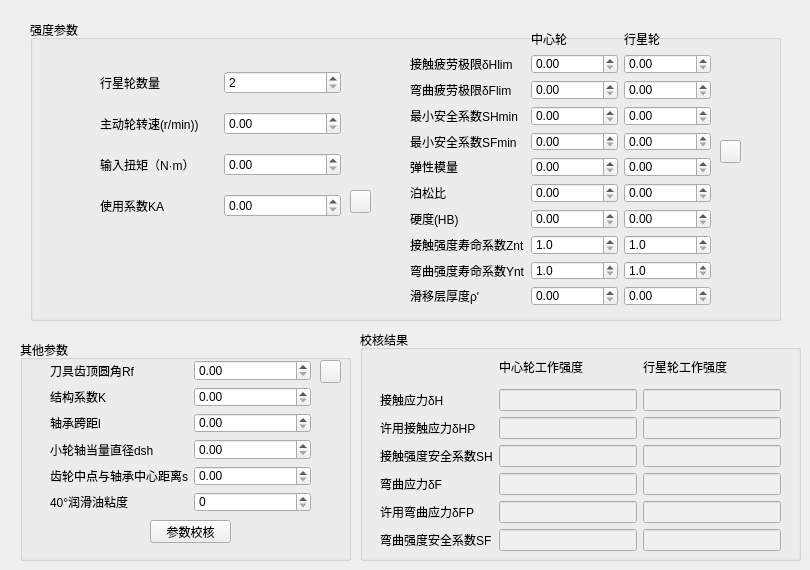
    <widget class="QWidget" name="tab_first_check">
     <attribute name="icon">
      <iconset>
       <normaloff>icons/advancedsettings.ico</normaloff>icons/advancedsettings.ico</iconset>
     </attribute>
     <attribute name="title">
      <string>一级渐开线齿轮 校核</string>
     </attribute>
     <widget class="QGroupBox" name="groupBox_3">
      <property name="geometry">
       <rect>
        <x>30</x>
        <y>20</y>
        <width>751</width>
        <height>301</height>
       </rect>
      </property>
      <property name="title">
       <string>强度参数</string>
      </property>
      <widget class="QWidget" name="gridLayoutWidget_7">
       <property name="geometry">
        <rect>
         <x>70</x>
         <y>39</y>
         <width>241</width>
         <height>171</height>
        </rect>
       </property>
       <layout class="QGridLayout" name="gridLayout_7">
        <item row="2" column="0">
         <widget class="QLabel" name="label_43">
          <property name="text">
           <string>输入扭矩（N·m）</string>
          </property>
         </widget>
        </item>
        <item row="1" column="1">
         <widget class="QDoubleSpinBox" name="doubleSpinBox_first_rpm"/>
        </item>
        <item row="1" column="0">
         <widget class="QLabel" name="label_8">
          <property name="text">
           <string>主动轮转速(r/min))</string>
          </property>
         </widget>
        </item>
        <item row="2" column="1">
         <widget class="QDoubleSpinBox" name="doubleSpinBox_first_torsion"/>
        </item>
        <item row="3" column="0">
         <widget class="QLabel" name="label_44">
          <property name="text">
           <string>使用系数KA</string>
          </property>
         </widget>
        </item>
        <item row="3" column="1">
         <widget class="QDoubleSpinBox" name="doubleSpinBox_first_ka"/>
        </item>
        <item row="0" column="0">
         <widget class="QLabel" name="label_51">
          <property name="text">
           <string>行星轮数量</string>
          </property>
         </widget>
        </item>
        <item row="0" column="1">
         <widget class="QSpinBox" name="spinBox_planetary_wheel">
          <property name="minimum">
           <number>2</number>
          </property>
          <property name="maximum">
           <number>3</number>
          </property>
         </widget>
        </item>
       </layout>
      </widget>
      <widget class="QPushButton" name="pushButton_first_ka">
       <property name="geometry">
        <rect>
         <x>320</x>
         <y>170</y>
         <width>21</width>
         <height>23</height>
        </rect>
       </property>
       <property name="text">
        <string/>
       </property>
       <property name="icon">
        <iconset>
         <normaloff>icons/exclamation_mark.png</normaloff>icons/exclamation_mark.png</iconset>
       </property>
      </widget>
      <widget class="QWidget" name="gridLayoutWidget_8">
       <property name="geometry">
        <rect>
         <x>380</x>
         <y>10</y>
         <width>301</width>
         <height>276</height>
        </rect>
       </property>
       <layout class="QGridLayout" name="gridLayout_8">
        <item row="0" column="0">
         <widget class="QLabel" name="label_45">
          <property name="text">
           <string/>
          </property>
         </widget>
        </item>
        <item row="0" column="1">
         <widget class="QLabel" name="label_46">
          <property name="text">
           <string>中心轮</string>
          </property>
         </widget>
        </item>
        <item row="3" column="1">
         <widget class="QDoubleSpinBox" name="doubleSpinBox_s_hmin1"/>
        </item>
        <item row="5" column="1">
         <widget class="QDoubleSpinBox" name="doubleSpinBox_e1"/>
        </item>
        <item row="6" column="1">
         <widget class="QDoubleSpinBox" name="doubleSpinBox_nu1"/>
        </item>
        <item row="5" column="0">
         <widget class="QLabel" name="label_56">
          <property name="text">
           <string>弹性模量</string>
          </property>
         </widget>
        </item>
        <item row="1" column="0">
         <widget class="QLabel" name="label_48">
          <property name="text">
           <string>接触疲劳极限δHlim</string>
          </property>
         </widget>
        </item>
        <item row="2" column="1">
         <widget class="QDoubleSpinBox" name="doubleSpinBox_delta_flim1"/>
        </item>
        <item row="2" column="0">
         <widget class="QLabel" name="label_49">
          <property name="text">
           <string>弯曲疲劳极限δFlim</string>
          </property>
         </widget>
        </item>
        <item row="6" column="2">
         <widget class="QDoubleSpinBox" name="doubleSpinBox_nu2"/>
        </item>
        <item row="7" column="2">
         <widget class="QDoubleSpinBox" name="doubleSpinBox_hb2"/>
        </item>
        <item row="8" column="1">
         <widget class="QDoubleSpinBox" name="doubleSpinBox_z_nt1">
          <property name="decimals">
           <number>1</number>
          </property>
          <property name="minimum">
           <double>1.000000000000000</double>
          </property>
          <property name="maximum">
           <double>3.000000000000000</double>
          </property>
         </widget>
        </item>
        <item row="6" column="0">
         <widget class="QLabel" name="label_57">
          <property name="text">
           <string>泊松比</string>
          </property>
         </widget>
        </item>
        <item row="8" column="2">
         <widget class="QDoubleSpinBox" name="doubleSpinBox_z_nt2">
          <property name="decimals">
           <number>1</number>
          </property>
          <property name="minimum">
           <double>1.000000000000000</double>
          </property>
          <property name="maximum">
           <double>3.000000000000000</double>
          </property>
         </widget>
        </item>
        <item row="3" column="2">
         <widget class="QDoubleSpinBox" name="doubleSpinBox_s_hmin2"/>
        </item>
        <item row="8" column="0">
         <widget class="QLabel" name="label_60">
          <property name="text">
           <string>接触强度寿命系数Znt</string>
          </property>
         </widget>
        </item>
        <item row="7" column="0">
         <widget class="QLabel" name="label_59">
          <property name="text">
           <string>硬度(HB)</string>
          </property>
         </widget>
        </item>
        <item row="1" column="2">
         <widget class="QDoubleSpinBox" name="doubleSpinBox_delta_hlim2"/>
        </item>
        <item row="2" column="2">
         <widget class="QDoubleSpinBox" name="doubleSpinBox_doubleSpinBox_delta_flim2"/>
        </item>
        <item row="0" column="2">
         <widget class="QLabel" name="label_47">
          <property name="text">
           <string>行星轮</string>
          </property>
         </widget>
        </item>
        <item row="7" column="1">
         <widget class="QDoubleSpinBox" name="doubleSpinBox_hb1"/>
        </item>
        <item row="5" column="2">
         <widget class="QDoubleSpinBox" name="doubleSpinBox_e2"/>
        </item>
        <item row="1" column="1">
         <widget class="QDoubleSpinBox" name="doubleSpinBox_delta_hlim1"/>
        </item>
        <item row="3" column="0">
         <widget class="QLabel" name="label_58">
          <property name="text">
           <string>最小安全系数SHmin</string>
          </property>
         </widget>
        </item>
        <item row="4" column="1">
         <widget class="QDoubleSpinBox" name="doubleSpinBox_s_fmin1"/>
        </item>
        <item row="4" column="0">
         <widget class="QLabel" name="label_62">
          <property name="text">
           <string>最小安全系数SFmin</string>
          </property>
         </widget>
        </item>
        <item row="4" column="2">
         <widget class="QDoubleSpinBox" name="doubleSpinBox_s_fmin2"/>
        </item>
        <item row="9" column="2">
         <widget class="QDoubleSpinBox" name="doubleSpinBox__y_nt2">
          <property name="decimals">
           <number>1</number>
          </property>
          <property name="minimum">
           <double>1.000000000000000</double>
          </property>
          <property name="maximum">
           <double>3.000000000000000</double>
          </property>
         </widget>
        </item>
        <item row="9" column="0">
         <widget class="QLabel" name="label_63">
          <property name="text">
           <string>弯曲强度寿命系数Ynt</string>
          </property>
         </widget>
        </item>
        <item row="9" column="1">
         <widget class="QDoubleSpinBox" name="doubleSpinBox_y_nt1">
          <property name="decimals">
           <number>1</number>
          </property>
          <property name="minimum">
           <double>1.000000000000000</double>
          </property>
          <property name="maximum">
           <double>3.000000000000000</double>
          </property>
         </widget>
        </item>
        <item row="10" column="0">
         <widget class="QLabel" name="label_64">
          <property name="text">
           <string>滑移层厚度ρ'</string>
          </property>
         </widget>
        </item>
        <item row="10" column="1">
         <widget class="QDoubleSpinBox" name="doubleSpinBox_rho_pie1">
          <property name="maximum">
           <double>1.000000000000000</double>
          </property>
         </widget>
        </item>
        <item row="10" column="2">
         <widget class="QDoubleSpinBox" name="doubleSpinBox_rho_pie2">
          <property name="maximum">
           <double>1.000000000000000</double>
          </property>
         </widget>
        </item>
       </layout>
      </widget>
      <widget class="QPushButton" name="pushButton_2">
       <property name="geometry">
        <rect>
         <x>690</x>
         <y>120</y>
         <width>21</width>
         <height>23</height>
        </rect>
       </property>
       <property name="text">
        <string/>
       </property>
       <property name="icon">
        <iconset>
         <normaloff>icons/exclamation_mark.png</normaloff>icons/exclamation_mark.png</iconset>
       </property>
      </widget>
     </widget>
     <widget class="QGroupBox" name="groupBox_7">
      <property name="geometry">
       <rect>
        <x>360</x>
        <y>330</y>
        <width>441</width>
        <height>231</height>
       </rect>
      </property>
      <property name="title">
       <string>校核结果</string>
      </property>
      <widget class="QWidget" name="gridLayoutWidget_6">
       <property name="geometry">
        <rect>
         <x>20</x>
         <y>20</y>
         <width>401</width>
         <height>201</height>
        </rect>
       </property>
       <layout class="QGridLayout" name="gridLayout_6">
        <item row="6" column="1">
         <widget class="QLineEdit" name="lineEdit_sf_1">
          <property name="enabled">
           <bool>false</bool>
          </property>
         </widget>
        </item>
        <item row="6" column="2">
         <widget class="QLineEdit" name="lineEdit_sf_2">
          <property name="enabled">
           <bool>false</bool>
          </property>
         </widget>
        </item>
        <item row="1" column="0">
         <widget class="QLabel" name="label_35">
          <property name="text">
           <string>接触应力δH</string>
          </property>
         </widget>
        </item>
        <item row="3" column="2">
         <widget class="QLineEdit" name="lineEdit_sh_2">
          <property name="enabled">
           <bool>false</bool>
          </property>
         </widget>
        </item>
        <item row="2" column="1">
         <widget class="QLineEdit" name="lineEdit_delta_hp1">
          <property name="enabled">
           <bool>false</bool>
          </property>
         </widget>
        </item>
        <item row="3" column="1">
         <widget class="QLineEdit" name="lineEdit_sh_1">
          <property name="enabled">
           <bool>false</bool>
          </property>
         </widget>
        </item>
        <item row="1" column="1">
         <widget class="QLineEdit" name="lineEdit_delta_h1">
          <property name="enabled">
           <bool>false</bool>
          </property>
         </widget>
        </item>
        <item row="6" column="0">
         <widget class="QLabel" name="label_40">
          <property name="text">
           <string>弯曲强度安全系数SF</string>
          </property>
         </widget>
        </item>
        <item row="3" column="0">
         <widget class="QLabel" name="label_37">
          <property name="text">
           <string>接触强度安全系数SH</string>
          </property>
         </widget>
        </item>
        <item row="5" column="0">
         <widget class="QLabel" name="label_39">
          <property name="text">
           <string>许用弯曲应力δFP</string>
          </property>
         </widget>
        </item>
        <item row="4" column="2">
         <widget class="QLineEdit" name="lineEdit_delta_f2">
          <property name="enabled">
           <bool>false</bool>
          </property>
         </widget>
        </item>
        <item row="2" column="0">
         <widget class="QLabel" name="label_36">
          <property name="text">
           <string>许用接触应力δHP</string>
          </property>
         </widget>
        </item>
        <item row="4" column="0">
         <widget class="QLabel" name="label_38">
          <property name="text">
           <string>弯曲应力δF</string>
          </property>
         </widget>
        </item>
        <item row="4" column="1">
         <widget class="QLineEdit" name="lineEdit_delta_f1">
          <property name="enabled">
           <bool>false</bool>
          </property>
         </widget>
        </item>
        <item row="5" column="1">
         <widget class="QLineEdit" name="lineEdit_delta_fp1">
          <property name="enabled">
           <bool>false</bool>
          </property>
         </widget>
        </item>
        <item row="5" column="2">
         <widget class="QLineEdit" name="lineEdit_delta_fp2">
          <property name="enabled">
           <bool>false</bool>
          </property>
         </widget>
        </item>
        <item row="1" column="2">
         <widget class="QLineEdit" name="lineEdit_delta_h2">
          <property name="enabled">
           <bool>false</bool>
          </property>
         </widget>
        </item>
        <item row="2" column="2">
         <widget class="QLineEdit" name="lineEdit_delta_hp2">
          <property name="enabled">
           <bool>false</bool>
          </property>
         </widget>
        </item>
        <item row="0" column="1">
         <widget class="QLabel" name="label_41">
          <property name="text">
           <string>中心轮工作强度</string>
          </property>
         </widget>
        </item>
        <item row="0" column="2">
         <widget class="QLabel" name="label_42">
          <property name="text">
           <string>行星轮工作强度</string>
          </property>
         </widget>
        </item>
       </layout>
      </widget>
     </widget>
     <widget class="QGroupBox" name="groupBox_8">
      <property name="geometry">
       <rect>
        <x>20</x>
        <y>340</y>
        <width>331</width>
        <height>221</height>
       </rect>
      </property>
      <property name="title">
       <string>其他参数</string>
      </property>
      <widget class="QWidget" name="gridLayoutWidget_9">
       <property name="geometry">
        <rect>
         <x>30</x>
         <y>20</y>
         <width>261</width>
         <height>152</height>
        </rect>
       </property>
       <layout class="QGridLayout" name="gridLayout_9">
        <item row="5" column="0">
         <widget class="QLabel" name="label_50">
          <property name="text">
           <string>40°润滑油粘度</string>
          </property>
         </widget>
        </item>
        <item row="4" column="0">
         <widget class="QLabel" name="label_52">
          <property name="text">
           <string>齿轮中点与轴承中心距离s</string>
          </property>
         </widget>
        </item>
        <item row="1" column="0">
         <widget class="QLabel" name="label_54">
          <property name="text">
           <string>结构系数K</string>
          </property>
         </widget>
        </item>
        <item row="5" column="1">
         <widget class="QSpinBox" name="spinBox_first_v40"/>
        </item>
        <item row="2" column="0">
         <widget class="QLabel" name="label_53">
          <property name="text">
           <string>轴承跨距l</string>
          </property>
         </widget>
        </item>
        <item row="1" column="1">
         <widget class="QDoubleSpinBox" name="doubleSpinBox_first_k"/>
        </item>
        <item row="2" column="1">
         <widget class="QDoubleSpinBox" name="doubleSpinBox_first_l"/>
        </item>
        <item row="4" column="1">
         <widget class="QDoubleSpinBox" name="doubleSpinBox_first_s"/>
        </item>
        <item row="3" column="0">
         <widget class="QLabel" name="label_55">
          <property name="text">
           <string>小轮轴当量直径dsh</string>
          </property>
         </widget>
        </item>
        <item row="3" column="1">
         <widget class="QDoubleSpinBox" name="doubleSpinBox_first_dsh"/>
        </item>
        <item row="0" column="0">
         <widget class="QLabel" name="label_61">
          <property name="text">
           <string>刀具齿顶圆角Rf</string>
          </property>
         </widget>
        </item>
        <item row="0" column="1">
         <widget class="QDoubleSpinBox" name="doubleSpinBox_first_rho_fp"/>
        </item>
       </layout>
      </widget>
      <widget class="QPushButton" name="pushButton_first_check">
       <property name="geometry">
        <rect>
         <x>130</x>
         <y>180</y>
         <width>81</width>
         <height>23</height>
        </rect>
       </property>
       <property name="text">
        <string>参数校核</string>
       </property>
      </widget>
      <widget class="QPushButton" name="pushButton">
       <property name="geometry">
        <rect>
         <x>300</x>
         <y>20</y>
         <width>21</width>
         <height>23</height>
        </rect>
       </property>
       <property name="text">
        <string/>
       </property>
       <property name="icon">
        <iconset>
         <normaloff>icons/exclamation_mark.png</normaloff>icons/exclamation_mark.png</iconset>
       </property>
      </widget>
     </widget>
    </widget>
